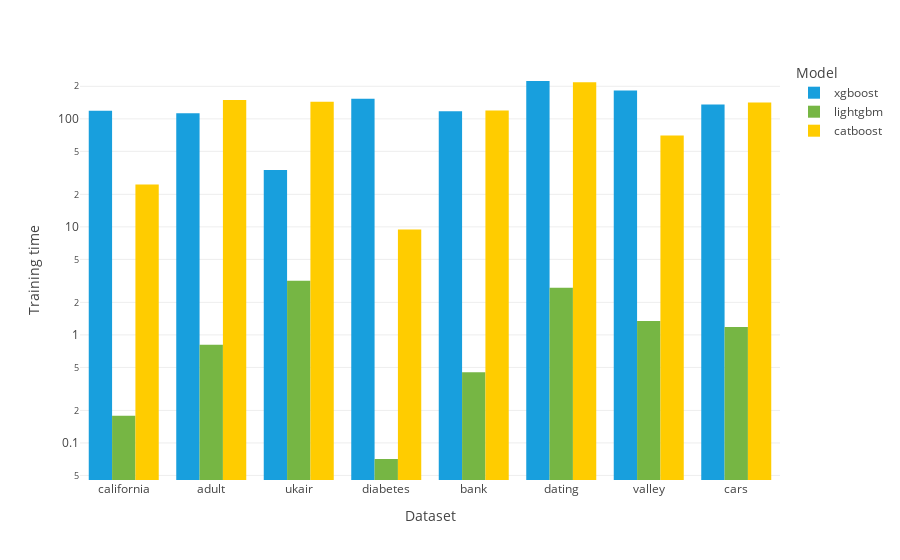

This figure's notebook cell:
### Code cell
px.bar(training_times[["xgboost", "lightgbm", "catboost"]], barmode="group", log_y=True, labels={
             "index": "Dataset",
             "value": "Training time",
             "variable": "Model",
                 },
       template='xgridoff',
      color_discrete_sequence=['#189FDD', "#76B644", "#FFCC00",
                              "dodgerblue", "olivedrab", "orange"])

### Figure 1 — Plotly figure (JSON) as saved in the notebook; plotly's stock layout.template omitted (floating-point values rounded to 4 significant figures)
{"data": [{"alignmentgroup": "True", "hovertemplate": "Model=xgboost<br>Dataset=%{x}<br>Training time=%{y}<extra></extra>", "legendgroup": "xgboost", "marker": {"color": "#189FDD"}, "name": "xgboost", "offsetgroup": "xgboost", "orientation": "v", "showlegend": true, "textposition": "auto", "type": "bar", "x": ["california", "adult", "ukair", "diabetes", "bank", "dating", "valley", "cars"], "xaxis": "x", "y": [118.8, 112.5, 33.59, 153.3, 117.7, 224.1, 182.8, 136.0], "yaxis": "y"}, {"alignmentgroup": "True", "hovertemplate": "Model=lightgbm<br>Dataset=%{x}<br>Training time=%{y}<extra></extra>", "legendgroup": "lightgbm", "marker": {"color": "#76B644"}, "name": "lightgbm", "offsetgroup": "lightgbm", "orientation": "v", "showlegend": true, "textposition": "auto", "type": "bar", "x": ["california", "adult", "ukair", "diabetes", "bank", "dating", "valley", "cars"], "xaxis": "x", "y": [0.1781, 0.8119, 3.168, 0.07099, 0.4507, 2.735, 1.343, 1.186], "yaxis": "y"}, {"alignmentgroup": "True", "hovertemplate": "Model=catboost<br>Dataset=%{x}<br>Training time=%{y}<extra></extra>", "legendgroup": "catboost", "marker": {"color": "#FFCC00"}, "name": "catboost", "offsetgroup": "catboost", "orientation": "v", "showlegend": true, "textposition": "auto", "type": "bar", "x": ["california", "adult", "ukair", "diabetes", "bank", "dating", "valley", "cars"], "xaxis": "x", "y": [24.69, 149.7, 144.3, 9.473, 119.8, 218.2, 70.13, 141.7], "yaxis": "y"}], "layout": {"barmode": "group", "legend": {"title": {"text": "Model"}, "tracegroupgap": 0}, "margin": {"t": 60}, "xaxis": {"anchor": "y", "domain": [0, 1], "title": {"text": "Dataset"}}, "yaxis": {"anchor": "x", "domain": [0, 1], "title": {"text": "Training time"}, "type": "log"}}}
